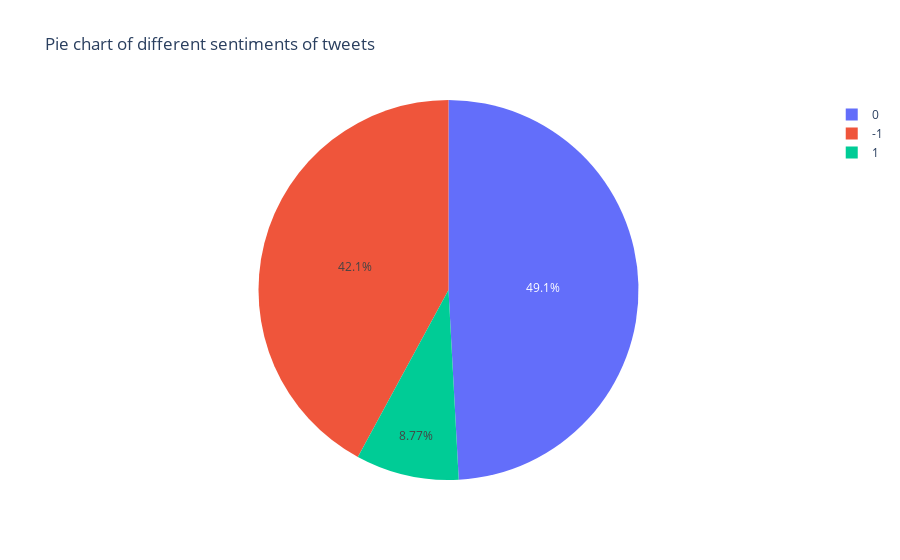

Source (notebook cell):
### Code cell
fig = px.pie(data, names='sentiment', title ='Pie chart of different sentiments of tweets')
fig.show()

### Figure 1 — Plotly figure (JSON) as saved in the notebook; plotly's stock layout.template omitted (floating-point values rounded to 4 significant figures; data arrays with more than 128 entries replaced by an {"elided": "..."} marker saying what was removed)
{"data": [{"domain": {"x": [0, 1], "y": [0, 1]}, "hovertemplate": "sentiment=%{label}<extra></extra>", "labels": {"elided": "1630 int values"}, "legendgroup": "", "name": "", "showlegend": true, "type": "pie"}], "layout": {"legend": {"tracegroupgap": 0}, "title": {"text": "Pie chart of different sentiments of tweets"}}}
